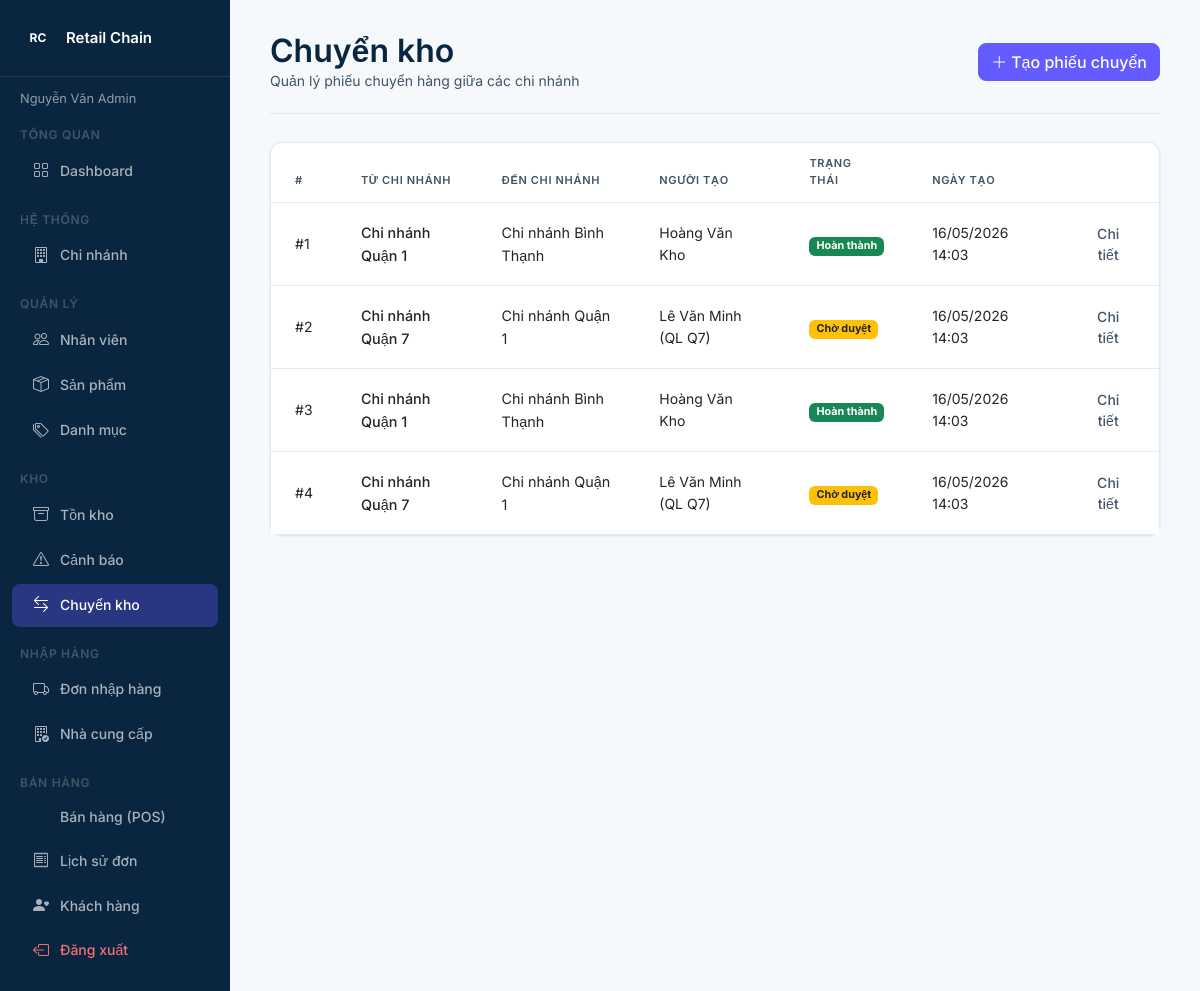
The app's page /public/transfer/index (signed in) with its own data.
### tables this page shows
CREATE TABLE stock_transfers (
    transfer_id    INT UNSIGNED  AUTO_INCREMENT PRIMARY KEY,
    from_branch_id INT UNSIGNED  NOT NULL COMMENT 'Chi nhánh xuất',
    to_branch_id   INT UNSIGNED  NOT NULL COMMENT 'Chi nhánh nhận',
    created_by     INT UNSIGNED  NOT NULL,
    status         ENUM('pending','approved','completed','cancelled') DEFAULT 'pending',
    note           TEXT,
    created_at     TIMESTAMP     DEFAULT CURRENT_TIMESTAMP,
    updated_at     TIMESTAMP     DEFAULT CURRENT_TIMESTAMP ON UPDATE CURRENT_TIMESTAMP,
    CONSTRAINT fk_tf_from    FOREIGN KEY (from_branch_id) REFERENCES branches(branch_id),
    CONSTRAINT fk_tf_to      FOREIGN KEY (to_branch_id)   REFERENCES branches(branch_id),
    CONSTRAINT fk_tf_creator FOREIGN KEY (created_by)     REFERENCES users(user_id)
);

CREATE TABLE branches (
    branch_id  INT UNSIGNED  AUTO_INCREMENT PRIMARY KEY,
    name       VARCHAR(100)  NOT NULL,
    address    VARCHAR(255)  NOT NULL,
    phone      VARCHAR(20),
    manager_id INT UNSIGNED  NULL COMMENT 'FK → users.user_id, thêm sau',
    status     ENUM('active','inactive') DEFAULT 'active',
    created_at TIMESTAMP     DEFAULT CURRENT_TIMESTAMP
);

CREATE TABLE users (
    user_id       INT UNSIGNED  AUTO_INCREMENT PRIMARY KEY,
    branch_id     INT UNSIGNED  NOT NULL,
    role_id       INT UNSIGNED  NOT NULL,
    full_name     VARCHAR(100)  NOT NULL,
    email         VARCHAR(100)  NOT NULL UNIQUE,
    password_hash VARCHAR(255)  NOT NULL COMMENT 'bcrypt hash',
    phone         VARCHAR(20),
    status        ENUM('active','inactive') DEFAULT 'active',
    created_at    TIMESTAMP     DEFAULT CURRENT_TIMESTAMP,
    CONSTRAINT fk_user_branch FOREIGN KEY (branch_id) REFERENCES branches(branch_id),
    CONSTRAINT fk_user_role   FOREIGN KEY (role_id)   REFERENCES roles(role_id)
);

### core/Controller.php (called while the page is built, shortened)
<?php
class Controller
{
    protected function view(string $path, array $data = []): void
    {
        extract($data, EXTR_SKIP);
        require_once APP_ROOT . '/app/Views/layouts/header.php';
        require_once APP_ROOT . '/app/Views/' . $path . '.php';
        require_once APP_ROOT . '/app/Views/layouts/footer.php';
    }
}

### app/Controllers/TransferController.php (called while the page is built, shortened)
<?php
require_once ROOT_PATH . '/core/Controller.php';
require_once APP_ROOT . '/app/Models/Transfer.php';
final class TransferController extends Controller
{
    public function index(): void
    {
        $branchId  = RoleMiddleware::isAdmin() ? null : (int) $_SESSION['branch_id'];
        $this->view('inventory/transfers/index', [
            'transfers' => (new Transfer())->getAll($branchId),
        ]);
    }
}

### core/App.php (called while the page is built, shortened)
<?php
class App
{
    public function __construct()
    {
        $url   = trim($_GET['url'] ?? 'auth/login', '/');
        $parts = $url !== '' ? explode('/', $url) : ['auth', 'login'];
        $method         = $parts[1] ?? 'index';
        $param          = $parts[2] ?? null;
        $ctrl = new $controllerName();
        $ctrl->$method($param);
    }
}

### public/index.php (called while the page is built, shortened)
<?php
require_once APP_ROOT . '/config/database.php';
require_once APP_ROOT . '/core/Database.php';
require_once APP_ROOT . '/core/Controller.php';
require_once APP_ROOT . '/core/App.php';
new App();

### app/Models/Transfer.php (called while the page is built, shortened)
<?php
require_once APP_ROOT . '/core/Database.php';
class Transfer
{
    private PDO $db;
    public function __construct()
    {
        $this->db = Database::getInstance();
    }
    public function getAll(?int $branchId = null): array
    {
        $sql = "SELECT t.*,
                       bf.name  AS from_branch_name,
                       bt.name  AS to_branch_name,
                       u.full_name AS created_by_name
                FROM stock_transfers t
                JOIN branches bf ON bf.branch_id = t.from_branch_id
                JOIN branches bt ON bt.branch_id = t.to_branch_id
                JOIN users    u  ON u.user_id    = t.created_by
                WHERE 1=1";
        $params = [];
        $sql .= ' ORDER BY t.created_at DESC';
        $stmt = $this->db->prepare($sql);
        $stmt->execute($params);
        return $stmt->fetchAll();
    }
}

### core/Database.php (called while the page is built, shortened)
<?php
class Database
{
    private static ?PDO $instance = null;
    public static function getInstance(): PDO
    {
        $dsn = 'mysql:host=' . DB_HOST . ';dbname=' . DB_NAME . ';charset=utf8mb4';
        self::$instance = new PDO($dsn, DB_USER, DB_PASS, [
            PDO::ATTR_ERRMODE            => PDO::ERRMODE_EXCEPTION,
            PDO::ATTR_DEFAULT_FETCH_MODE => PDO::FETCH_ASSOC,
            PDO::ATTR_EMULATE_PREPARES   => false,
        ]);
        return self::$instance;
    }
}

### app/Views/inventory/transfers/index.php (the view)
<?php
function transferBadge(string $status): string {
    return match($status) {
        'pending'   => 'badge bg-warning text-dark',
        'approved'  => 'badge bg-primary',
        'completed' => 'badge bg-success',
        'cancelled' => 'badge bg-danger',
        default     => 'badge bg-secondary',
    };
}
function transferLabel(string $status): string {
    return match($status) {
        'pending'   => 'Chờ duyệt',
        'approved'  => 'Đã duyệt',
        'completed' => 'Hoàn thành',
        'cancelled' => 'Đã hủy',
        default     => $status,
    };
}
?>
<div class="stripe-page-header">
    <div>
        <h1 class="h1 mb-0">Chuyển kho</h1>
        <p class="subtext mb-0">Quản lý phiếu chuyển hàng giữa các chi nhánh</p>
    </div>
    <div class="stripe-page-header-actions">
        <?php if (in_array($_SESSION['role'] ?? '', ['admin','manager','staff'], true)): ?>
        <a href="<?= BASE_URL ?>/transfer/create" class="btn btn-primary">
            <i class="bi bi-plus-lg me-1"></i>Tạo phiếu chuyển
        </a>
        <?php endif; ?>
    </div>
</div>
<div class="stripe-card p-0">
    <table class="table stripe-table mb-0">
        <thead>
            <tr>
                <th>#</th>
                <th>Từ chi nhánh</th>
                <th>Đến chi nhánh</th>
                <th>Người tạo</th>
                <th>Trạng thái</th>
                <th>Ngày tạo</th>
                <th></th>
            </tr>
        </thead>
        <tbody>
            <?php if (empty($transfers)): ?>
            <tr><td colspan="7" class="text-center subtext py-4">Chưa có phiếu chuyển kho nào.</td></tr>
            <?php else: ?>
            <?php foreach ($transfers as $t): ?>
            <tr>
                <td class="subtext">#<?= (int) $t['transfer_id'] ?></td>
                <td><span class="fw-500"><?= htmlspecialchars($t['from_branch_name']) ?></span></td>
                <td><?= htmlspecialchars($t['to_branch_name']) ?></td>
                <td class="subtext"><?= htmlspecialchars($t['created_by_name']) ?></td>
                <td><span class="<?= transferBadge($t['status']) ?>"><?= transferLabel($t['status']) ?></span></td>
                <td class="subtext"><?= date('d/m/Y H:i', strtotime($t['created_at'])) ?></td>
                <td class="text-end">
                    <a href="<?= BASE_URL ?>/transfer/detail/<?= (int) $t['transfer_id'] ?>" class="btn btn-ghost btn-sm">Chi tiết</a>
                </td>
            </tr>
            <?php endforeach; ?>
            <?php endif; ?>
        </tbody>
    </table>
</div>

### public/css/style.css (style rules this page uses)
:root { --color-primary: #0A2540; --color-accent: #635BFF; --color-secondary: #425466; --color-neutral: #F6F9FC; --color-surface: #FFFFFF; --color-border: #E3E8EF; --color-text: #0A2540; --color-subtext: #425466; --color-success: #27AE60; --color-warning: #F39C12; --color-danger: #E74C3C; --color-info: #635BFF; --radius-sm: 6px; --radius-md: 8px; --radius-lg: 12px; --radius-pill: 999px; --shadow-card: 0 1px 3px rgba(10, 37, 64, 0.08), 0 1px 2px rgba(10, 37, 64, 0.05); --shadow-md: 0 4px 12px rgba(10, 37, 64, 0.1); }
body { background: var(--color-neutral); color: var(--color-text); font-family: 'Inter', sans-serif; }
a { color: var(--color-accent); text-decoration: none; }
h1, .h1 { font-size: 2rem; font-weight: 600; color: var(--color-primary); }
body, .body { font-size: 0.9375rem; font-weight: 400; line-height: 1.6; }
.subtext { font-size: 0.875rem; color: var(--color-secondary); }
.fw-500 { font-weight: 500; }
.btn { box-shadow: none !important; transition: all 0.15s ease; }
.btn-primary { background: var(--color-accent); border-color: var(--color-accent); color: #fff; border-radius: var(--radius-md); font-weight: 500; }
.btn-ghost { background: transparent; border: none; color: var(--color-secondary); border-radius: var(--radius-md); font-weight: 500; }
.stripe-card { background: var(--color-surface); border: 1px solid var(--color-border); border-radius: var(--radius-lg); padding: 1.25rem 1.5rem; box-shadow: var(--shadow-card); }
.stripe-table { font-size: 0.9rem; border-collapse: collapse; }
.stripe-table thead th { font-size: 0.6875rem; font-weight: 600; letter-spacing: 0.06em; text-transform: uppercase; color: var(--color-secondary); border-bottom: 1px solid var(--color-border); padding: 0.75rem 1.5rem; background: transparent; }
.stripe-table tbody td { padding: 1rem 1.5rem; border-bottom: 1px solid var(--color-border); vertical-align: middle; }
.stripe-table tbody tr:last-child td { border-bottom: none; }
.stripe-page-header { display: flex; align-items: center; justify-content: space-between; margin-bottom: 1.75rem; padding-bottom: 1.25rem; border-bottom: 1px solid var(--color-border); flex-wrap: wrap; gap: 1rem; }
.stripe-page-header-actions { display: flex; gap: 0.5rem; flex-wrap: wrap; }

### records on screen
stock_transfers: transfer_id "1", from_branch.name "Chi nhánh Quận 1", to_branch.name "Chi nhánh Bình Thạnh", created_by.full_name "Hoàng Văn Kho", created_at "16/05/2026 14:03"
stock_transfers: transfer_id "2", from_branch.name "Chi nhánh Quận 7", to_branch.name "Chi nhánh Quận 1", created_by.full_name "Lê Văn Minh (QL Q7)", created_at "16/05/2026 14:03"
stock_transfers: transfer_id "3", from_branch.name "Chi nhánh Quận 1", to_branch.name "Chi nhánh Bình Thạnh", created_by.full_name "Hoàng Văn Kho", created_at "16/05/2026 14:03"
stock_transfers: transfer_id "4", from_branch.name "Chi nhánh Quận 7", to_branch.name "Chi nhánh Quận 1", created_by.full_name "Lê Văn Minh (QL Q7)", created_at "16/05/2026 14:03"

### other values on screen
$_SESSION['full_name'] "Nguyễn Văn Admin"
